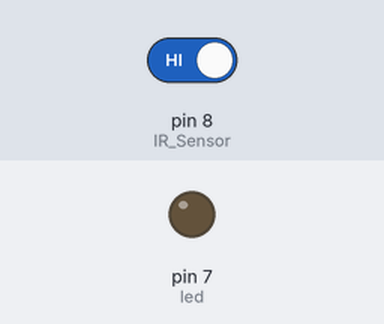
A sketch run on a simulated Arduino Uno, built with avr-gcc and run on an emulated ATmega328P. On the bench: output pins drawn as LEDs (lit = HIGH). Inputs (shaded band) come from the test bench; at power-on: pin 8 (IR_Sensor) HIGH.

Above: at 1.2 s.
1.3 s: pin 8 (IR_Sensor) driven LOW
At 2.3 s:
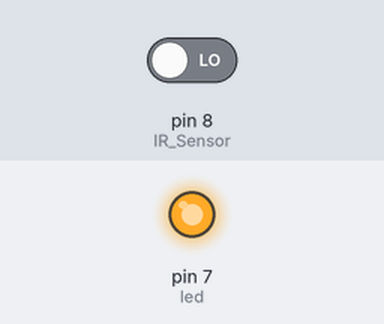
2.8 s: pin 8 (IR_Sensor) driven HIGH
At 3.4 s:
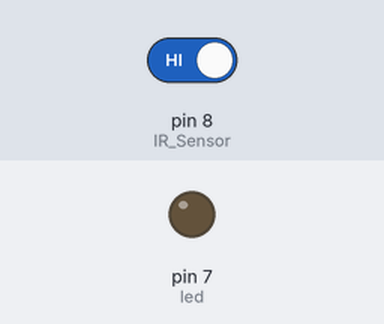
Timing chart, 0 to 5.8 s (numbered marks = the images above; inputs shaded):
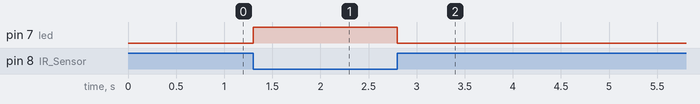

Measured:
- after the input at 1.3 s, pin 7 (led): LOW → HIGH at once
- after the input at 2.8 s, pin 7 (led): HIGH → LOW at once

The sketch:

11_Project_IR_Sensor_Module.ino
```cpp
/*
 * Author: DIBYENDU BARMAN
 * Date: 23-June-2023
 * Project Description:  Interfacing IR sensor with Arduino [Infrared Sensor]
 */

const int led = 7;
const int IR_Sensor = 8;

void setup() {
  pinMode(led, OUTPUT);
  pinMode(IR_Sensor, INPUT);
}

unsigned int signal_state = 1;

void loop() {
  signal_state = digitalRead(IR_Sensor);

  if(signal_state == 0)
  {
    digitalWrite(led, HIGH);
  }
  else
  {
    digitalWrite(led, LOW);
  }

}
```
